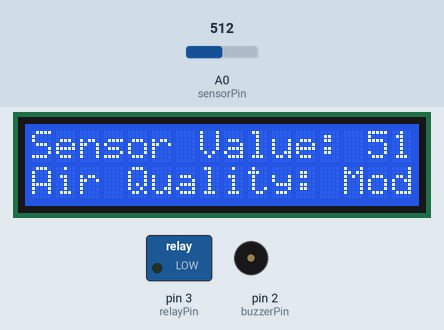
This sketch was run on a simulated Arduino Uno, built with avr-gcc and run on an emulated ATmega328P. Shown: 16×2 character LCD, switched loads named in the sketch (green lamp = pin HIGH), buzzer (waves = sounding). The inputs (shaded band) are chosen by the test bench; at power-on: A0 (sensorPin) = 512.

Above: at 3.2 s.
3.3 s: A0 (sensorPin) set to 314
At 4.9 s:
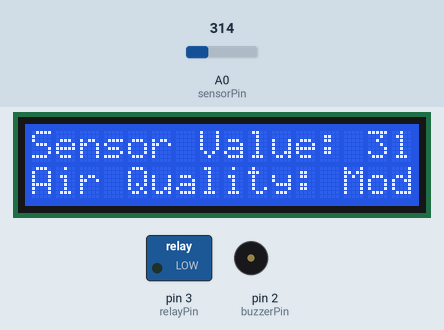
5.7 s: A0 (sensorPin) set to 291
At 6.6 s:
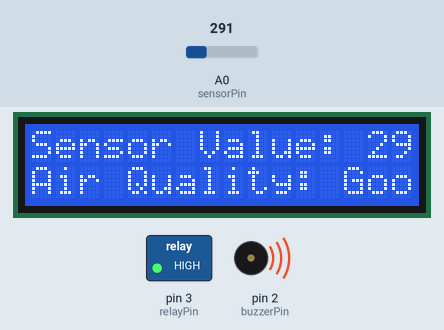
7.7 s: A0 (sensorPin) set to 810
At 9.4 s:
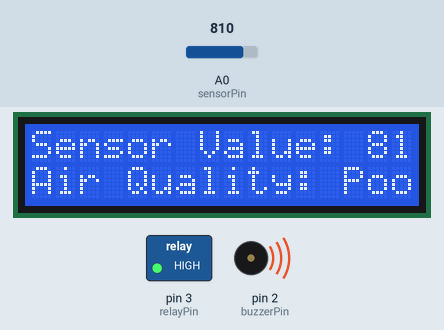
9.8 s: A0 (sensorPin) set to 782
At 11.1 s:
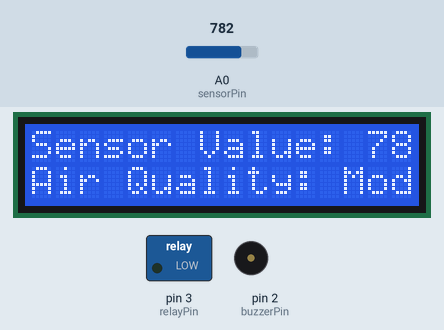
11.9 s: A0 (sensorPin) set to 290
At 12.8 s:
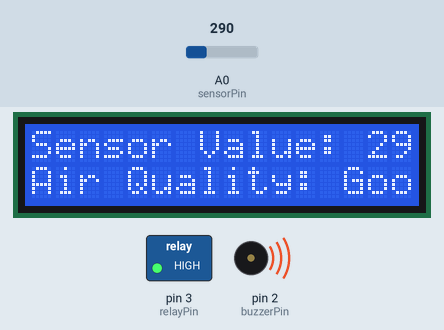
Timing chart, 0 to 14.9 s (numbered marks = the images above; inputs shaded):
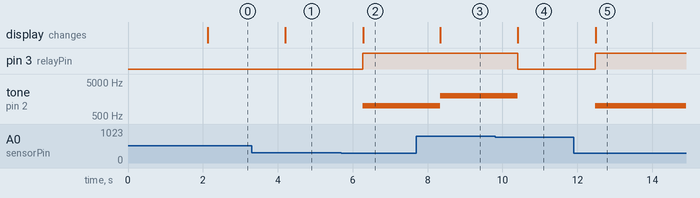

The sketch:

mqnode.ino
```cpp
#include <Wire.h>
#include <LiquidCrystal_I2C.h>
#include <SoftwareSerial.h>

SoftwareSerial arduinoSerial(10, 11); // RX pin: 10, TX pin: 11

LiquidCrystal_I2C lcd(0x27, 16, 2);  // Inisialisasi objek LCD dengan alamat 0x27, 16 kolom, dan 2 baris

const int sensorPin = A0;
const int buzzerPin = 2;
const int relayPin = 3;

void setup() {
  pinMode(buzzerPin, OUTPUT);
  pinMode(relayPin, OUTPUT);

  lcd.begin(16, 2);  // Inisialisasi LCD dengan 16 kolom dan 2 baris
  lcd.backlight();   // Nyalakan backlight LCD
  lcd.setCursor(0, 0);
  lcd.print("DETEKSI ASAP DAN GAS");
  lcd.setCursor(0, 1);
  lcd.print("System");
  delay(2000);       // Tahan tampilan pesan selama 2 detik
  lcd.clear();       // Bersihkan LCD

  Serial.begin(115200);
  arduinoSerial.begin(115200);
}

void loop() {
  int sensorValue = analogRead(sensorPin);

  if (arduinoSerial.available()) {
    // Read data from Arduino
    String receivedData = arduinoSerial.readStringUntil('\n');
    receivedData.trim(); // Remove leading/trailing whitespaces

    if (receivedData == "ON") {
      // Arduino sent "ON" command
      digitalWrite(relayPin, HIGH); // Turn on relay
    } else if (receivedData == "OFF") {
      // Arduino sent "OFF" command
      digitalWrite(relayPin, LOW); // Turn off relay
    }
  }

  // Display sensor value on LCD
  lcd.setCursor(0, 0);
  lcd.print("Sensor Value: ");
  lcd.print(sensorValue);

  // Perform air quality analysis based on sensor value
  if (sensorValue <= 300) {
    // Good air quality
    lcd.setCursor(0, 1);
    lcd.print("Air Quality: Good");
    tone(buzzerPin, 1000);
    digitalWrite(relayPin, HIGH); // Turn on relay
  } else if (sensorValue <= 800) {
    // Moderate air quality
    lcd.setCursor(0, 1);
    lcd.print("Air Quality: Moderate");
    noTone(buzzerPin);
    digitalWrite(relayPin, LOW); // Turn off relay
  } else {
    // Poor air quality
    lcd.setCursor(0, 1);
    lcd.print("Air Quality: Poor");
    tone(buzzerPin, 2000);
    digitalWrite(relayPin, HIGH); // Turn on relay
  }

  // Send sensor value to Arduino
  arduinoSerial.print(sensorValue);
  arduinoSerial.print('\n');

  delay(1000);
}
```

Measured:
- the behaviour switches between 301 and 300 on A0 (sensorPin) (found by bisection; images 1 and 2)
- the behaviour switches between 801 and 800 on A0 (sensorPin) (found by bisection; images 3 and 4)
- after the input at 3.3 s, the display: changes after 0.90 s (image 1)
- after the input at 5.7 s, pin 3 (relayPin): LOW → HIGH after 0.57 s; tone on pin 2 (buzzerPin): silent → 1000 Hz after 0.57 s; the display: changes after 0.58 s (image 2)
- after the input at 7.7 s, tone on pin 2 (buzzerPin): 1000 Hz → 2000 Hz after 0.64 s; the display: changes after 0.64 s (image 3)
- after the input at 9.8 s, pin 3 (relayPin): HIGH → LOW after 0.61 s; tone on pin 2 (buzzerPin): 2000 Hz → silent after 0.61 s; the display: changes after 0.61 s (image 4)
- after the input at 11.9 s, pin 3 (relayPin): LOW → HIGH after 0.58 s; tone on pin 2 (buzzerPin): silent → 1000 Hz after 0.58 s; the display: changes after 0.58 s (image 5)
